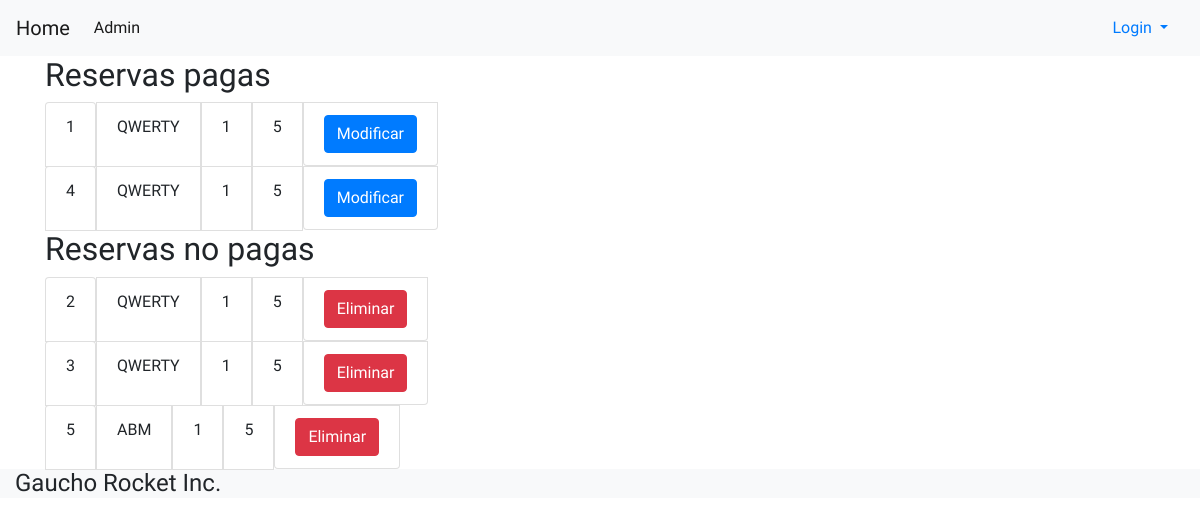
The page /gaucho-rocket/admin/reservas (signed in) on the database as committed earlier.
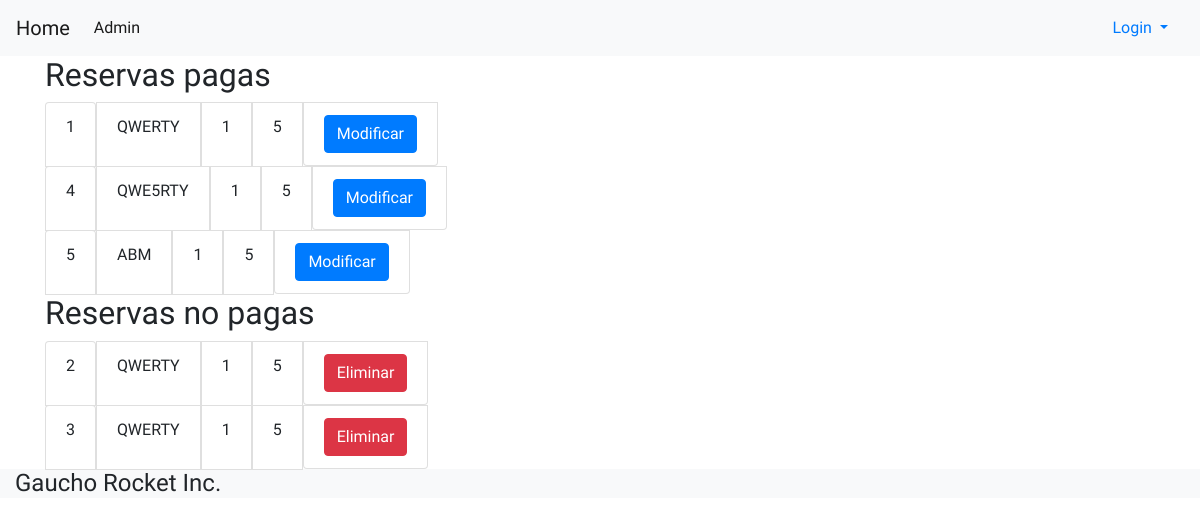
The same page on the database as committed later.
### tables this page shows
CREATE TABLE  Reserva  (
   id  int(11) PRIMARY KEY,
   codigo  varchar(255) DEFAULT NULL,
   fecha  timestamp NOT NULL DEFAULT CURRENT_TIMESTAMP,
   vuelo_id  int(11) NOT NULL,
   servicio_id  int(11) NOT NULL,
   usuario_id  int(11) NOT NULL,
   precio_final  int(11) DEFAULT NULL,
   pagada  tinyint(1) DEFAULT NULL,
   tipo_de_cabina  varchar(255) DEFAULT NULL
);

### core/View.php (called while the page is built, shortened)
<?php
class View
{
    function generate($content_view, $template_view, $data = null){
        $this->path = Path::getInstance("config/path.ini");
        require_once( $this->path->getPage("view", $template_view) );
    }
}

### application/controller/controller_admin.php (called while the page is built, shortened)
<?php
class Controller_Admin extends Controller {
  private $view;
  private $reserva;
  function __construct() {
    $this->path = Path::getInstance("config/path.ini");
    require_once($this->path->getPage("model", "Reserva.php"));
    $this->view = new View();
    $this->reserva = new Reserva();
  }
  function reservas () {
    $pagas = json_decode($this->reserva->obtenerReservasPagas(), true);
    $noPagas = json_decode($this->reserva->obtenerReservasNoPagas(), true);
    $data = [
      "pagas" => $pagas,
      "noPagas" => $noPagas,
    ];
    $this->view->generate('Admin/reservas/view_admin_reservas.php', 'template_admin.php', $data);
  }
}

### index.php (called while the page is built, shortened)
<?php
$path = Path::getInstance("config/path.ini");
require_once( $path->getPage("core", "View.php") );
require_once( $path->getPage("core", "Router.php") );
require_once( $path->getPage("helpers", "Database.php") );
require_once("./core/helpers/Config.php");
$router = new Router($_SERVER['REQUEST_URI']);
$router->start();

### application/model/Reserva.php (called while the page is built, shortened)
<?php
  class Reserva {
    private $database;
    public function __construct() {
      $this->database = new Database();
    }
    function obtenerReservasPagas () {
      $sql = "select * from Reserva where pagada = 1";
      $query = $this->database->query($sql);
      $result = $query->fetch_all(MYSQLI_ASSOC);
      return json_encode($result);
    }
    function obtenerReservasNoPagas () {
      $sql = "select * from Reserva where pagada = 0";
      $query = $this->database->query($sql);
      $result = $query->fetch_all(MYSQLI_ASSOC);
      return json_encode($result);
    }
  }

### core/helpers/Config.php (called while the page is built, shortened)
<?php
class Config {
    private static $config;
    public static function init($configFile) {
        self::$config = parse_ini_file($configFile, true);
    }
    public static function getParam($section, $param) {
        return self::$config[$section][$param];
    }
}

### core/helpers/Database.php (called while the page is built, shortened)
<?php
class Database extends mysqli {
    public function __construct() {
        $hostname = Config::getParam("database", "hostname");
        $username = Config::getParam("database", "username");
        $password = Config::getParam("database", "password");
        $database = Config::getParam("database", "database");
    }
}

### application/view/Admin/reservas/components/view_admin_reserva_paga_item.php (the view)
<ul class="d-flex flex-row list-group">
  <li class="list-group-item"><?php echo $fila['id'] ?></li>
  <li class="list-group-item"><?php echo $fila['codigo'] ?></li>
  <li class="list-group-item"><?php echo $fila['vuelo_id'] ?></li>
  <li class="list-group-item"><?php echo $fila['usuario_id'] ?></li>
  <li class="list-group-item"><a id="<?php echo $fila['id'] ?>" href="javascript:void(0)" class="btn btn-primary">Modificar</a></li>
</ul>

### application/view/Admin/reservas/view_admin_reservas.php
<div class="container">
  <?php
    echo "<h2>Reservas pagas</h2>";
    foreach ($data['pagas'] as $fila) {
      include($path->getPage("view", "Admin/reservas/components/view_admin_reserva_paga_item.php"));
    }
    echo "<h2>Reservas no pagas</h2>";
    foreach ($data['noPagas'] as $fila) {
      include($path->getPage("view", "Admin/reservas/components/view_admin_reserva_no_paga_item.php"));
    }
  ?>
</div>

### application/view/Admin/reservas/components/view_admin_reserva_no_paga_item.php
<ul class="d-flex flex-row list-group">
  <li class="list-group-item"><?php echo $fila['id'] ?></li>
  <li class="list-group-item"><?php echo $fila['codigo'] ?></li>
  <li class="list-group-item"><?php echo $fila['vuelo_id'] ?></li>
  <li class="list-group-item"><?php echo $fila['usuario_id'] ?></li>
  <li class="list-group-item"><a id="<?php echo $fila['id'] ?>" href="javascript:void(0)" class="btn btn-danger eliminar-reserva">Eliminar</a></li>
</ul>

Rows that differ between the two databases and show on the page:
changed reserva id 4: codigo "QWERTY" → "QWE5RTY"
changed reserva "ABM": moves from the list under "Reservas no pagas" to the list under "Reservas pagas"
